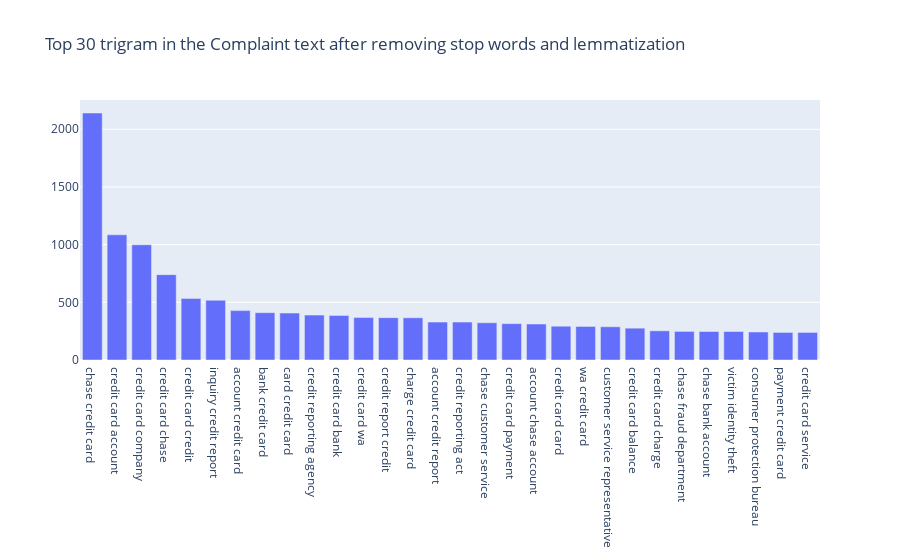

This figure's notebook cell:
### Code cell
#Write your code here to find the top 30 trigram frequency among the complaints in the cleaned datafram(df_clean). 
def get_top_n_bigram(corpus, n=None):
    vec=CountVectorizer(stop_words='english',ngram_range=(3, 3)).fit(corpus)
    bag_of_words=vec.transform(corpus)
    sum_words=bag_of_words.sum(axis=0)
    words_freq=[(word,sum_words[0,idx]) for word,idx in vec.vocabulary_.items()]
    words_freq=sorted(words_freq, key=lambda x: x[1], reverse=True )
    return words_freq[:n]

common_words=get_top_n_bigram(df_clean['Complaint_clean'].values.astype('U'),30)
df4=pd.DataFrame(common_words,columns=['bigram', 'count'])

fig=go.Figure([go.Bar(x=df4['bigram'], y=df4['count'])])
fig.update_layout(title=go.layout.Title(text='Top 30 trigram in the Complaint text after removing stop words and lemmatization')) 
fig.show()

### Figure 1 — Plotly figure (JSON) as saved in the notebook; plotly's stock layout.template omitted (floating-point values rounded to 4 significant figures)
{"data": [{"type": "bar", "x": ["chase credit card", "credit card account", "credit card company", "credit card chase", "credit card credit", "inquiry credit report", "account credit card", "bank credit card", "card credit card", "credit reporting agency", "credit card bank", "credit card wa", "credit report credit", "charge credit card", "account credit report", "credit reporting act", "chase customer service", "credit card payment", "account chase account", "credit card card", "wa credit card", "customer service representative", "credit card balance", "credit card charge", "chase fraud department", "chase bank account", "victim identity theft", "consumer protection bureau", "payment credit card", "credit card service"], "y": [2141, 1085, 999, 740, 534, 518, 428, 410, 407, 389, 386, 368, 367, 366, 329, 329, 323, 315, 312, 293, 291, 288, 276, 253, 248, 247, 247, 243, 239, 239]}], "layout": {"title": {"text": "Top 30 trigram in the Complaint text after removing stop words and lemmatization"}}}
